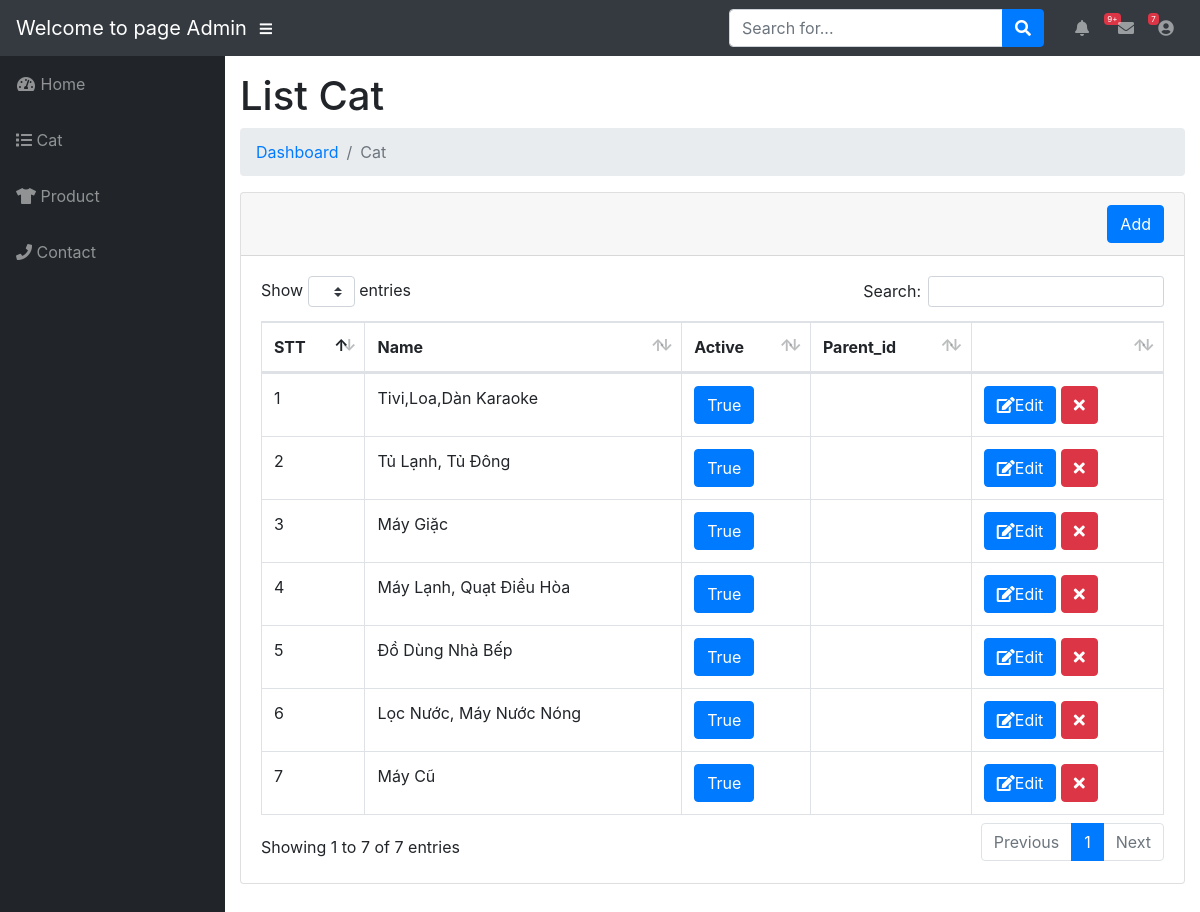
Screenshot of /admin/cat/index.php (signed in) with the database file from the repository.
### tables this page shows
CREATE TABLE `cat` (
  `cat_id` int(255) UNSIGNED NOT NULL,
  `name` varchar(100) NOT NULL,
  `active` tinyint(4) NOT NULL
);

### admin/cat/index.php (the view, shortened to what this page needs)
<?php require_once  "../inc/header.php" ?>
<div id="content-wrapper">
  <div class="container-fluid">
    <h1 class="page-header">List Cat</h1>
    <ol class="breadcrumb">
      <li class="breadcrumb-item">
        <a href="index.php">Dashboard</a>
      </li>
      <li class="breadcrumb-item active">Cat</li>
    </ol>
    <div class="row">
      <div class="col-md-12">
        <div class="card mb-3">
          <div class="card-header">
            <a href="admin/cat/add.php">
              <button class="btn btn-primary float-right">Add</button>
            </a>
          </div>
          <div class="card-body">
            <div class="table-responsive">
              <table class="table table-bordered" id="dataTable" width="100%" cellspacing="0">
                <thead>
                  <tr>
                    <th>STT</th>
                    <th>Name</th>
                    <th>Active</th>
                    <th>Parent_id</th>
                    <th></th>
                  </tr>
                </thead>
                <tbody>
                  <?php
                  $query = "SELECT * FROM cat";
                  $result = $mysqli->query($query);
                  while ($arCat = mysqli_fetch_assoc($result)) {
                  ?>
                    <tr>
                      <td><?php echo $arCat['cat_id'] ?></td>
                      <td><?php echo $arCat['name'] ?></td>
                      <td><a class="btn btn-xs <?php echo $arCat['active'] ==1 ? "btn-primary" : "btn-danger"?>" href="admin/cat/active.php?cat_id=<?php echo $arCat['cat_id']?>"><?php echo $arCat['active'] == 1 ? "True" : "FALSE" ?></a></td>
                      <td><?php echo $arCat['parent_id']?></td>
                      <td>
                        <a class="btn btn-xs btn-primary" href="admin/cat/edit.php?cat_id=<?php echo $arCat['cat_id']?>"><i class="fa fa-edit"></i>Edit</a>
                        <a class="btn btn-xs btn-danger" href="admin/cat/del.php?cat_id=<?php echo $arCat['cat_id']?>" onclick="return confirm('Bạn có thực sự muốn xóa danh mục này không?')"><i class="fa fa-times"></i></a>
                      </td>
                    </tr>
                  <?php
                  }
                  ?>
                </tbody>
              </table>
            </div>
          </div>
        </div>
      </div>
    </div>
  </div>
  <?php require_once "../inc/footer.php" ?>

### rows the page displays
cat: cat_id "1", name "Tivi,Loa,Dàn Karaoke", active "True"
cat: cat_id "2", name "Tủ Lạnh, Tủ Đông", active "True"
cat: cat_id "3", name "Máy Giặc", active "True"
cat: cat_id "4", name "Máy Lạnh, Quạt Điều Hòa", active "True"
cat: cat_id "5", name "Đồ Dùng Nhà Bếp", active "True"
cat: cat_id "6", name "Lọc Nước, Máy Nước Nóng", active "True"
cat: cat_id "7", name "Máy Cũ", active "True"
